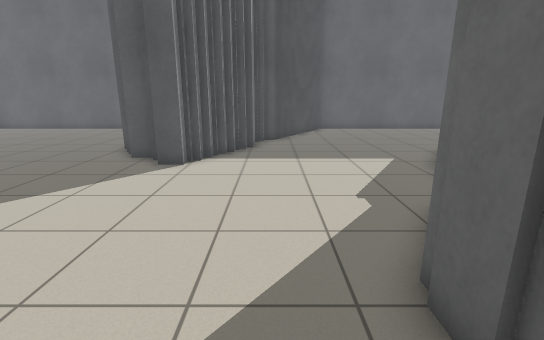
[1] (above)

18 first-person views from a walk through a world built for the Player/Stage simulator. The camera is 1.2 m above the floor, tilts 14° down and sees 85° across. Floor lines are 1 m apart. The floor is counted in squares, 0.5 m on a side. Each view is taken from the middle of a square. On the plan, view 1 faces up. The plan holds only what a view shows up to about 18 squares ahead; the rest is blank. The place goes on beyond the plan. Robots are left out.

[2]
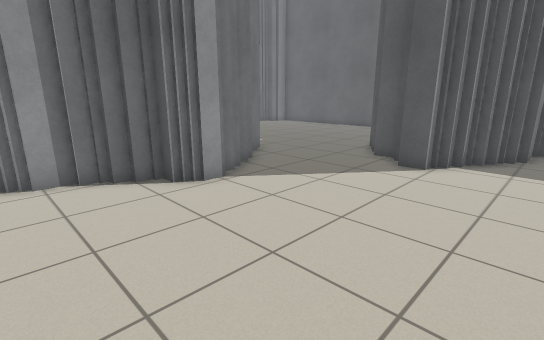

[3]
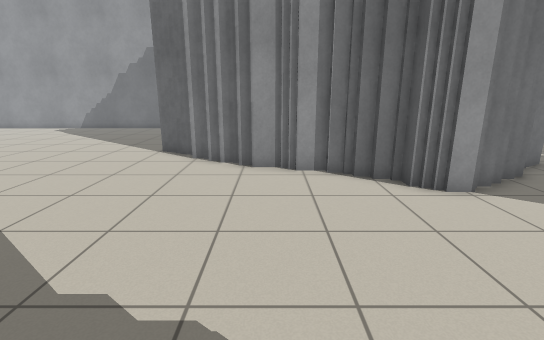

[4]
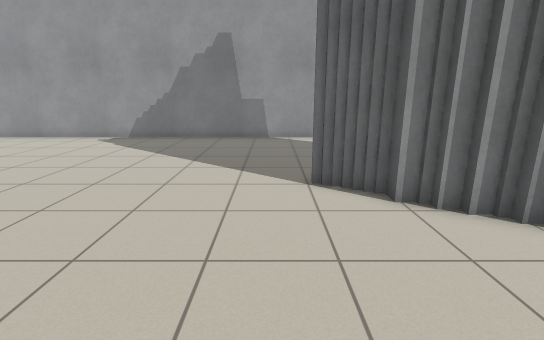

[5]
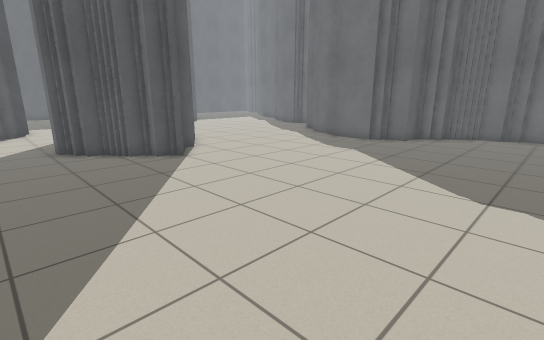

[6]
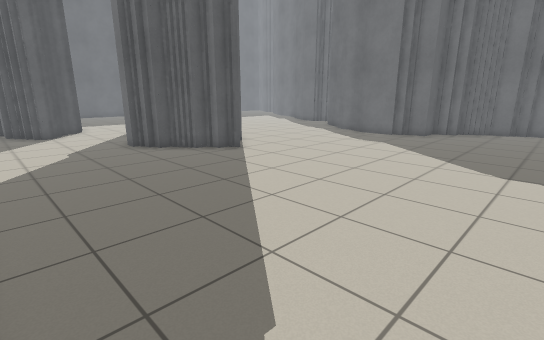

[7]
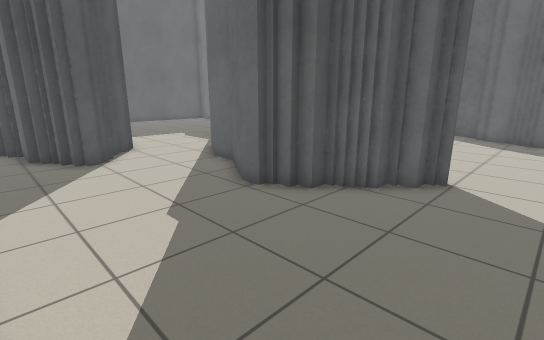

[8]
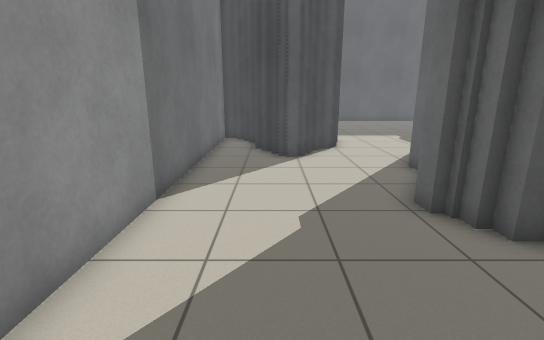

[9]
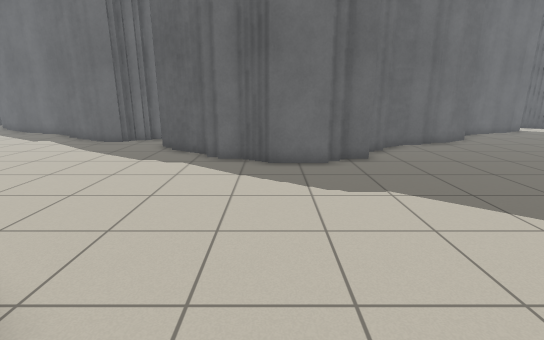

[10]
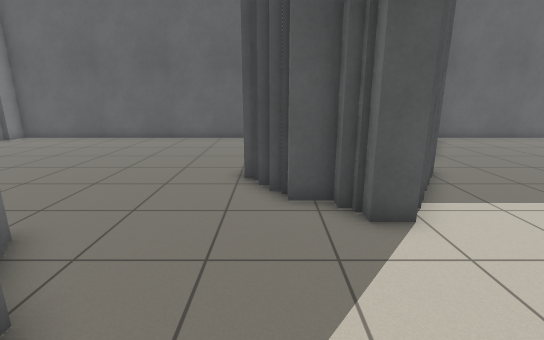

[11]
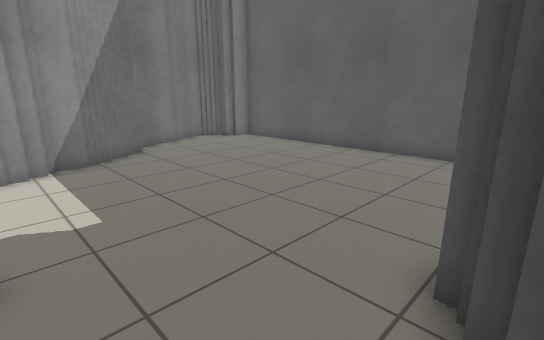

[12]
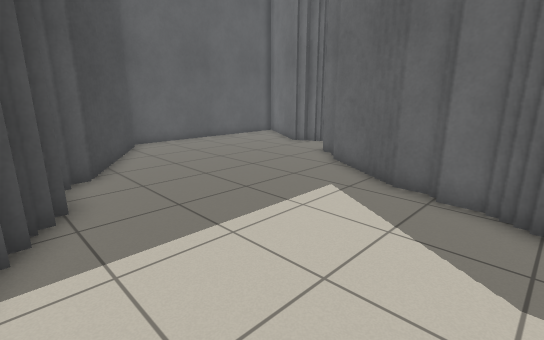

[13]
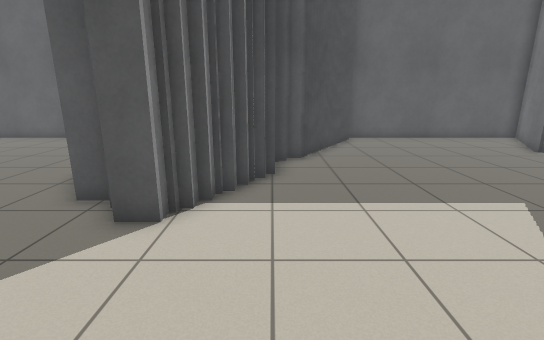

[14]
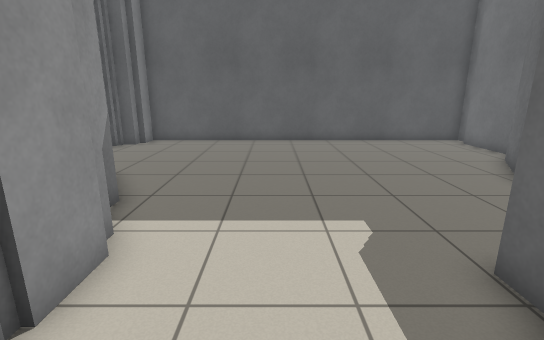

[15]
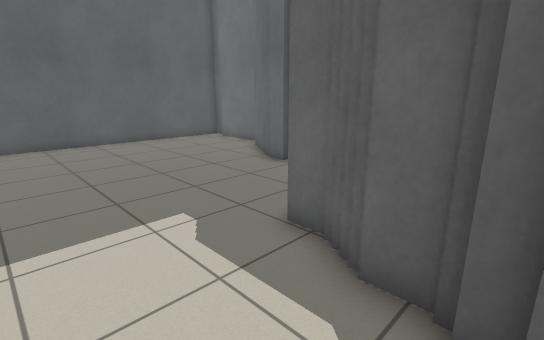

[16]
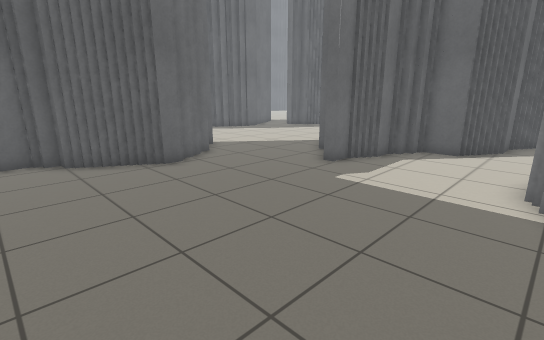

[17]
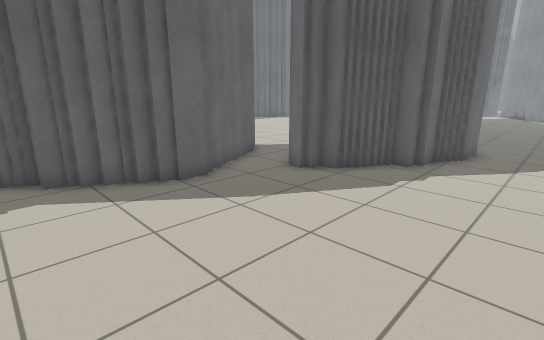

[18]
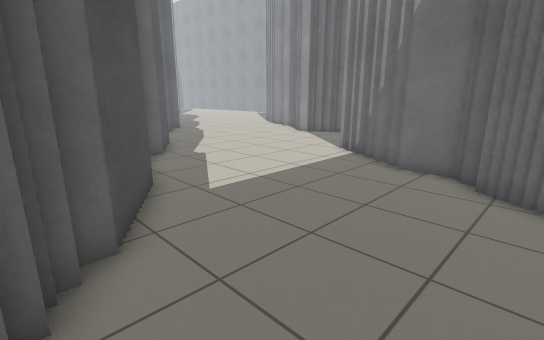

### Floor plan
Key: @ floor where view 1 was taken; # wall or solid block; . floor.
Columns run from 23 left of view 1 to 9 right of it. Each row starts with its distance up from view 1.
 22   ##################      #######
 21  ##................#     ##......
 20  #.................#     #.......
 19  #.................#    ##.......
 18  ##................#   ##........
 17   #...............##   #.........
 16   ##.............##   ##.........
 15    ##............#    #.........#
 14     ##...........#   ##........##
 13      #...........#   #........##
 12      #...........#####........#
 11  #   ##...........###........##
 10  #    #......................#
  9 ###   #.....##..............##
  8 #.#   #....####.............#
  7 #.#####....#  ##............#
  6 #..###.....#   #..........###
  5 #..##....###   #..........##
  4 #.......##    ##.........##
  3 #.......#     # .........##
  2 #.......#    ##..........##
  1 #......##    #...........##
  0 #......#     #.........@..#
 -1 #......#    ##.........##.##
 -2 #......##  ##.........##  .##
 -3 #.......## #.........##   ...
 -4 #........###........##     ...
 -5 #...................##      ..
 -6 #...................#
 -7 #...................#
 -8 #...................#
 -9 #...................##
-10 #....................##
-11 #.....................##
-12 #......................##
-13 #.......................#
-14 #.......................##
-15 #........................#
-16 #........................#

Where each view was taken, in squares from view 1:
view 1: 0 up, 0 right, facing up
view 2: 0 up, 0 right, facing up-left
view 3: 0 up, 0 right, facing left
view 4: 6 down, 5 left, facing left
view 5: 16 down, 19 left, facing up-right
view 6: 16 down, 22 left, facing up-right
view 7: 7 down, 22 left, facing up-right
view 8: 7 down, 20 left, facing up
view 9: 6 down, 14 left, facing right
view 10: 5 up, 6 left, facing up
view 11: 10 up, 6 left, facing up-left
view 12: 7 up, 2 left, facing up-right
view 13: 5 up, 1 left, facing up
view 14: 6 up, 14 left, facing up
view 15: 6 up, 15 left, facing up-right
view 16: 19 up, 17 left, facing down-right
view 17: 7 up, 6 left, facing down-right
view 18: 18 up, 9 right, facing down-left
